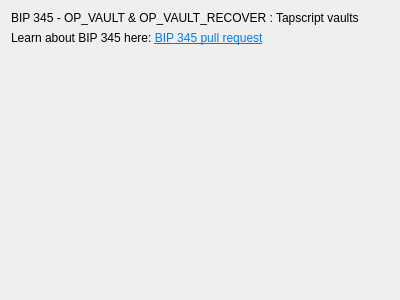
<?xml version="1.0" encoding="UTF-8"?>
<ui version="4.0">
 <class>BIP345Page</class>
 <widget class="QWidget" name="BIP345Page">
  <property name="geometry">
   <rect>
    <x>0</x>
    <y>0</y>
    <width>400</width>
    <height>300</height>
   </rect>
  </property>
  <property name="windowTitle">
   <string>Form</string>
  </property>
  <layout class="QVBoxLayout" name="verticalLayout">
   <item>
    <widget class="QLabel" name="label">
     <property name="text">
      <string>BIP 345 - OP_VAULT &amp; OP_VAULT_RECOVER : Tapscript vaults</string>
     </property>
    </widget>
   </item>
   <item>
    <widget class="QLabel" name="label_2">
     <property name="text">
      <string>&lt;html&gt;&lt;head/&gt;&lt;body&gt;&lt;p&gt;Learn about BIP 345 here: &lt;a href=&quot;https://github.com/bitcoin/bips/blob/e2ff23b3f07215450e75779f7f944d24660a9d47/bip-0345.mediawiki&quot;&gt;&lt;span style=&quot; text-decoration: underline; color:#007af4;&quot;&gt;BIP 345 pull request&lt;/span&gt;&lt;/a&gt;&lt;/p&gt;&lt;/body&gt;&lt;/html&gt;</string>
     </property>
     <property name="openExternalLinks">
      <bool>true</bool>
     </property>
    </widget>
   </item>
   <item>
    <spacer name="verticalSpacer">
     <property name="orientation">
      <enum>Qt::Vertical</enum>
     </property>
     <property name="sizeHint" stdset="0">
      <size>
       <width>20</width>
       <height>40</height>
      </size>
     </property>
    </spacer>
   </item>
  </layout>
 </widget>
 <resources/>
 <connections/>
</ui>
